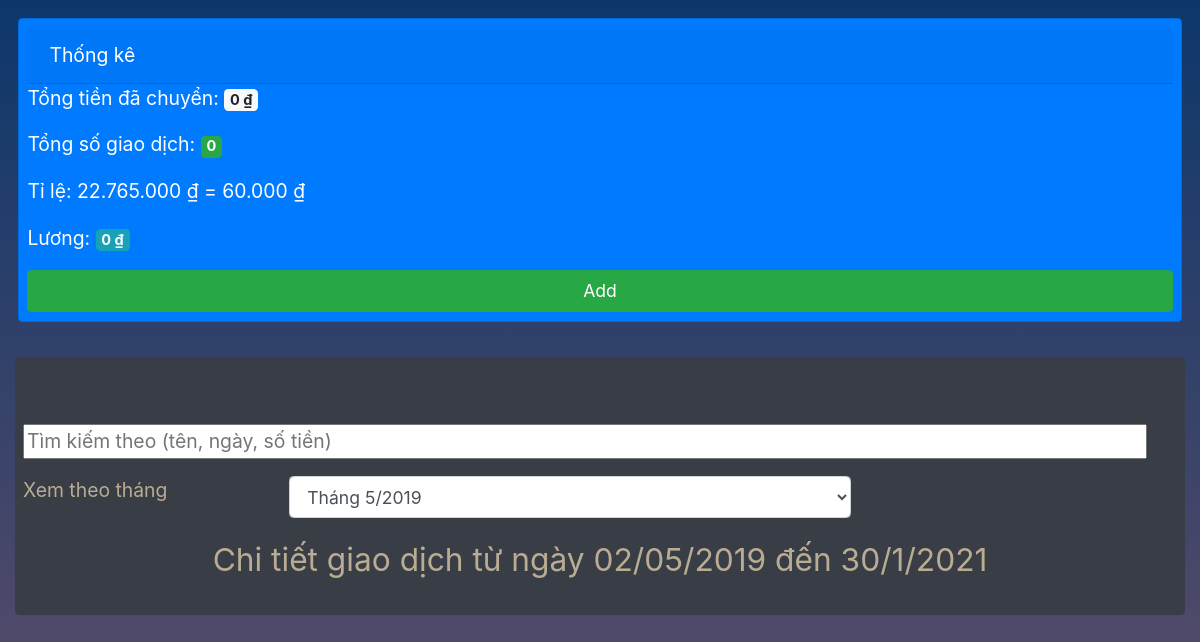
The app's page /, older data.
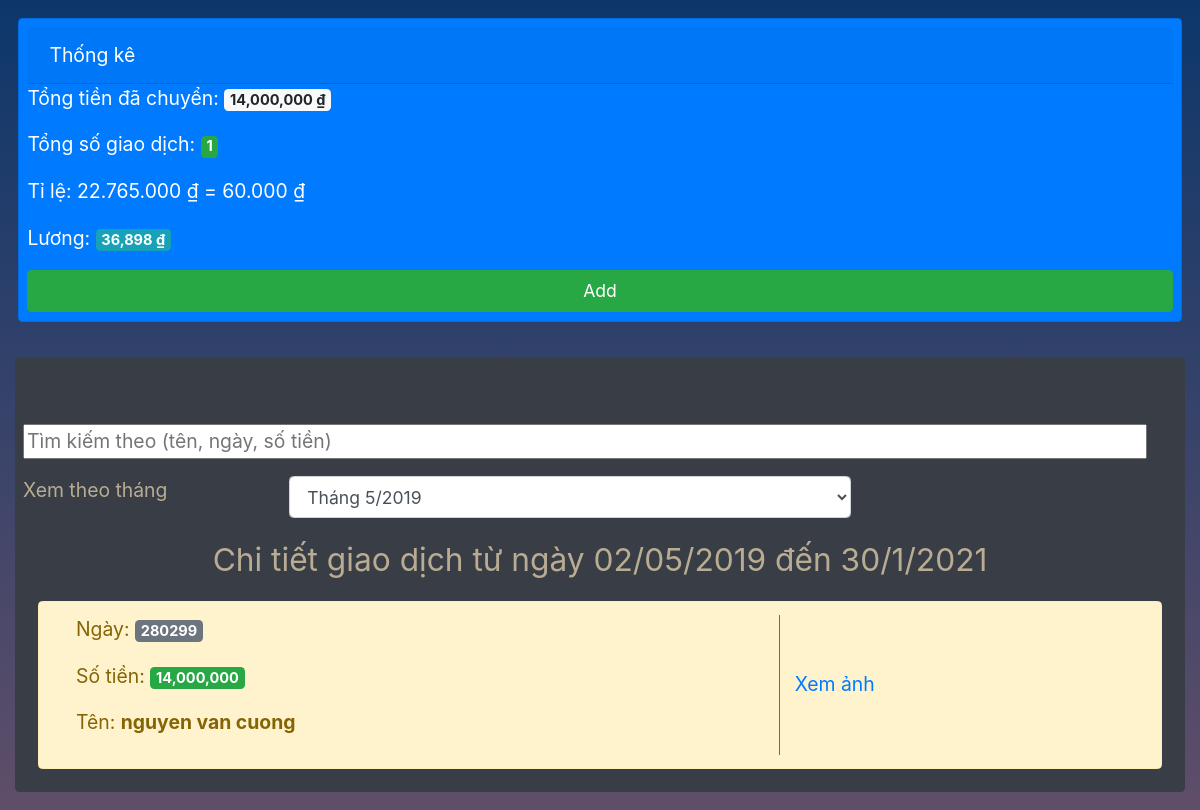
The same page, newer data.
### main/models.py (models this page shows, shortened)
class Bill(models.Model):
    id = models.AutoField(primary_key=True)
    name = models.CharField(max_length=200)
    money = models.IntegerField()
    date = models.CharField(max_length=200)
    url_image = models.CharField(max_length=1000)
    image = models.FileField()

### main/views.py (the view)
# urls.py: 2. Add a URL to urlpatterns:  path('', views.home, name='home')
def home(request):
    listBill = list(Bill.objects.all())
    sorted(listBill, key=lambda d: d.id,reverse=True)
    t = int(sum(int(m.money) for m in listBill))
    s = int((t*60000)//22765000)
    total = t
    salary = s
    return render(request,'app/body.html',{
        'bills':listBill,
        'total':total,
        'salary':salary
    })

### main/templatetags/functions.py (called while the page is built)
def parseMoney(value):
    moneyS = str(value)
    res = ""
    cnt = 0
    for i in reversed(range(len(moneyS))):
        res+=moneyS[i]
        cnt+=1
        if cnt == 3 and i!=0:
            res+=","
            cnt = 0
    return res[::-1]

### main/templates/app/body.html (shortened to what this page needs)
{% extends 'app/header.html' %}
{% load static %}
{% load functions %}
{% block content %}
<div class="container-fluid" id="main_body">
    <div class="row justify-content-center p-3">
        <div class="w-100 card text-white bg-primary mb-3 p-2 rounded-lg">
            <div class="card-header w-100 " style="align-self:center;">Thống kê</div>
            <div class="body d-flex flex-column">
                <p class="card-text">Tổng tiền đã chuyển: <span class="badge badge-light">{{total|parseMoney}} &#8363;</span></p>
                <p class="card-text">Tổng số giao dịch: <span class="badge badge-success">{{bills|length}}</span></p>
                <p>Tỉ lệ: 22.765.000 &#8363; = 60.000 &#8363;</p>
                <p class="card-text">Lương: <span class="badge badge-info">{{salary|parseMoney}} &#8363;</span></p>
                <a href="{% url 'main:add' %}" class="btn btn-success">Add</a>
            </div>
        </div>
    </div>
    <div class="container-fluid alert mb-3" style="background-color:#393e46;color:#b9ac92;" role="alert">
        <div class="row w-100 justify-content-center pt-5">
            <div class="row search-container w-100 p-0">
                <form class="w-100" action="#" method="get">
                    <input class="w-100" id="search-input" type="text" placeholder="Tìm kiếm theo (tên, ngày, số tiền)" name="key">
                </form>
                <div class="row w-100 mt-3">
                    <div class="col-3">Xem theo tháng</div>
                    <select id="option" class="col-6 form-control mb-3">
                        <option value="5/2019">Tháng 5/2019</option>
                    </select>
                </div>
            </div>
        </div>
        <div class="container-fluid p-0 m-0" id="list_bill">
            <div class="row justify-content-center">
                <p style="font-size:1.8rem;">Chi tiết giao dịch từ ngày 02/05/2019 đến 30/1/2021</p>
            </div>
            {% for bill in bills %}
                <div class="row alert alert-warning w-100 m-0 mb-2 dt_bill" role="alert">
                    <div class="col-8 border-right border-danger">
                        <p>Ngày: <span class="badge badge-secondary">{{bill.date}}</span></p>
                        <p>Số tiền: <span class="badge badge-success">{{bill.money|parseMoney}}</span></p>
                        <p>Tên: <span style="font-weight:bold;">{{bill.name}}</span></p>
                    </div>
                    <div class="col-4 align-content-center">
                        <a href="#"  onclick="listenClickModel('myModal','myImg','img01','{{bill.url_image}}')">Xem ảnh</a>
                    </div>
                </div>
            {% endfor %}
        </div>
    </div>
    </div>
{% endblock content %}

Row changes from the older to the newer data that the page shows:
added Bill: date "280299", money|parseMoney "14,000,000", name "nguyen van cuong"
Text that changed along with them:
{{ total|parseMoney }}: "0" → "14,000,000"
{{ bills|length }}: "0" → "1"
{{ salary|parseMoney }}: "0" → "36,898"
